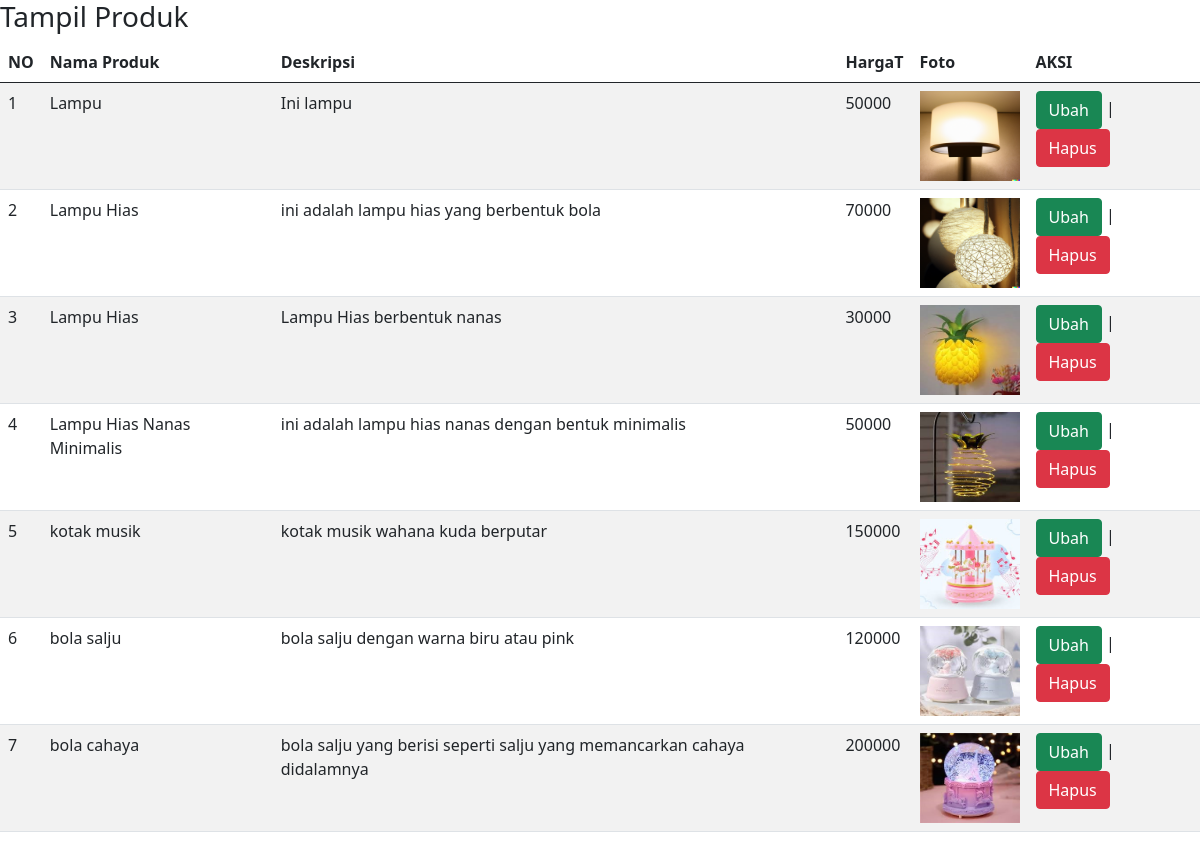
Screenshot of /Toko_Online/tampil_produk.php with the database file from the repository.
### tables this page shows
CREATE TABLE `produk` (
  `id_produk` int(11) NOT NULL,
  `nama_produk` varchar(100) NOT NULL,
  `deskripsi` text NOT NULL,
  `harga` int(11) NOT NULL,
  `foto_produk` varchar(255) NOT NULL
);

### Toko_Online/tampil_produk.php (the view, shortened to what this page needs)
    <!DOCTYPE html>
        <html>
            <head>
                <link
                        href="https://cdn.jsdelivr.net/npm/bootstrap@5.0.1/dist/css/bootstrap.min.css" rel="stylesheet"
>
            </head>
        <body>
            <h3>Tampil Produk</h3>
                <table class="table table-hover table-striped">
                    <thead>
                        <tr>
                            <th>NO</th>
                            <th>Nama Produk</th>
                            <th>Deskripsi</th>
                            <th>HargaT</th>
                            <th>Foto</th>
                            <th>AKSI</th>
                        </tr>
                    <tbody>
            <?php
            include "koneksi.php";
                    $qry_produk=mysqli_query($conn,"select * from produk");
                    $no=0;
                    while($data_produk=mysqli_fetch_array($qry_produk)){
                    $no++; ?>
                        <tr>
                            <td><?=$no?></td>
                            <td><?=$data_produk['nama_produk']?></td>
                            <td><?=$data_produk['deskripsi']?></td>
                            <td><?=$data_produk['harga']?></td>
                            <td><?php echo "<img src='images/$data_produk[foto_produk]' width='100' height='90'/>" ?></td>
                            <td><a href="update_produk.php?id_produk=<?=$data_produk['id_produk']?>"class="btn btn-success">Ubah</a> |
                            <a href="hapus_produk.php?id_produk=<?=$data_produk['id_produk']?>"onclick="return confirm('Apakah anda yakin menghapus data ini?')" class="btn btn-danger">Hapus</a></td>
                            </tr>
            <?php
            }
            ?>
                    </tbody>
                </table>
            </body>
    </html>

### rows the page displays
produk: nama_produk "Lampu", deskripsi "Ini lampu", harga "50000", foto_produk (picture)
produk: nama_produk "Lampu Hias", deskripsi "ini adalah lampu hias yang berbentuk bola", harga "70000", foto_produk (picture)
produk: nama_produk "Lampu Hias", deskripsi "Lampu Hias berbentuk nanas", harga "30000", foto_produk (picture)
produk: nama_produk "Lampu Hias Nanas Minimalis", deskripsi "ini adalah lampu hias nanas dengan bentuk minimalis", harga "50000", foto_produk (picture)
produk: nama_produk "kotak musik", deskripsi "kotak musik wahana kuda berputar", harga "150000", foto_produk (picture)
produk: nama_produk "bola salju", deskripsi "bola salju dengan warna biru atau pink", harga "120000", foto_produk (picture)
produk: nama_produk "bola cahaya", deskripsi "bola salju yang berisi seperti salju yang memancarkan cahaya didalamnya", harga "200000", foto_produk (picture)
